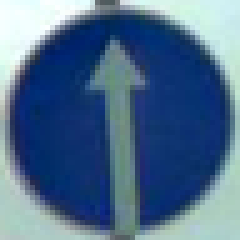
#> input picture Bardin_Petr/images/forw.png, 48 x 48 px, given in place of q1.png, which was not available (shown 5 times larger)
$ jupyter execute SIFT_basic.ipynb   (shell and % lines are left out)
#> lines starting #> are read from the running program, lines starting #| are printed output that depends on the picture; pictures that were not available may be replaced by others from this repository, and a replacement may not be noted
[cell 1]
#!pip install opencv-contrib-python
# !pip install pathos
# !pip list

[cell 2]

from sklearn.cluster import DBSCAN

import matplotlib.pyplot as plt
import numpy as np
import cv2

[cell 3]
set([1,2,3])-set([5])

[cell 4]
def vconcat(data):
    size = sum([max(im.shape) for im in data]) // len(data)
    return cv2.vconcat([cv2.resize(x, (size, size), interpolation=cv2.INTER_CUBIC) for x in data]), size, len(data)


def get_sign_by_h(h):
    print(h)
    return h // t_size

[cell 5]
# target = cv2.imread('c.png')
# base = cv2.imread('a.jpg')
target, t_size, t_cnt = vconcat([cv2.imread('q1.png'), cv2.imread('q2.png'), cv2.imread('q3.png')])
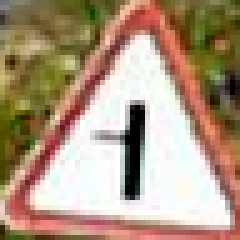
#> input picture Bardin_Petr/images/q2.png, 48 x 48 px, found by its file name (shown 5 times larger)
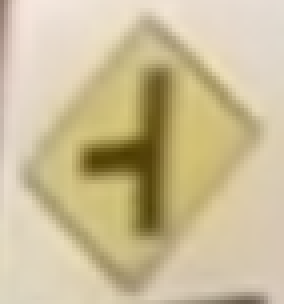
#> input picture Bardin_Petr/images/left.png, 71 x 76 px, given in place of q3.png, which was not available (shown 4 times larger)
#> in vconcat, `size = sum([max(im.shape) for im in data]) // len(data)`: size = 57
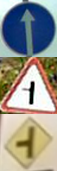
#> target: shape (171, 57, 3); mean of channels 0, 1, 2 140.3, 149.9, 152.2; drawn as B, G, R
#> t_size = 57; t_cnt = 3
base = cv2.imread('a1.jpg')
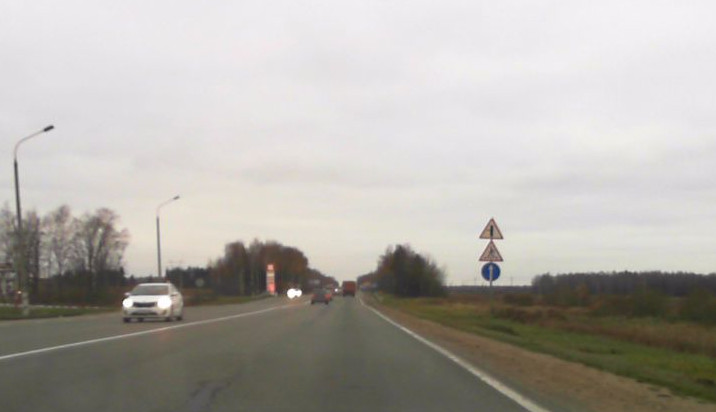
#> input picture Bardin_Petr/images/a1.jpg, 716 x 412 px, found by its file name
#> base is the input picture: shape (412, 716, 3); mean B, G, R 167.9, 173.7, 177.2
plt.imshow(target)

[cell 6]
sift = cv2.xfeatures2d.SIFT_create()

k1, d1 = sift.detectAndCompute(target, None)
#> k1 = 135 keypoints; strongest (x, y, size): (31, 102, 3.3), (32, 84, 3.1), (31, 90, 4.3), (29, 86, 2.7)
k2, d2 = sift.detectAndCompute(base, None)
#> k2 = 331 keypoints; strongest (x, y, size): (164, 302, 11.9), (299, 293, 4.1), (336, 290, 1.8), (405, 276, 38.3)

[cell 7]
from pprint import pprint as p

matches = cv2.FlannBasedMatcher(
    dict(algorithm=0, trees=5),
    dict(checks=50)
).knnMatch(d1, d2, k=2)
#> matches = 135 matches
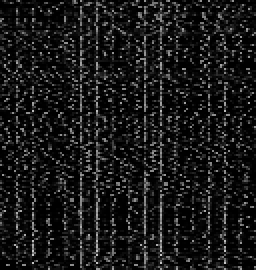
#> d1: shape (135, 128) float32 (shown 2 times larger); min 0, max 200, mean 24.5

matches = [i for (i, j) in matches if i.distance < 0.9 * j.distance]
#> matches = 32 matches

if len(matches) > 0:
    pts = np.float32([(k1[m.queryIdx].pt, k2[m.trainIdx].pt) for m in matches])
    # [5 lines of commented-out code are left out]

    sign_groups = np.int32(pts[:,0,1] // t_size)
#> sign_groups = 32 values, max 2 at index 3, min 0 at index 8, mean 0.969

    for g in range(t_cnt):
        data = pts[sign_groups == g]
        if data.shape[0] == 0: continue
        # print(g, data)
        # print(data[:,0,0])
        dst = data[:,1,:]

        db = DBSCAN(eps=0.1 * (sum(base.shape) // 2), min_samples=1).fit(dst)
        core_samples_mask = np.zeros_like(db.labels_, dtype=bool)
        core_samples_mask[db.core_sample_indices_] = True
        labels = db.labels_
        print(core_samples_mask, labels)


        n_clusters_ = len(set(labels)) - (1 if -1 in labels else 0)
        n_noise_ = list(labels).count(-1)

        plt.imshow(base)

        unique_labels = set(labels)
        colors = [plt.cm.Spectral(each)
                for each in np.linspace(0, 1, len(unique_labels))]
        for k, col in zip(unique_labels, colors):
            if k == -1:
                col = [0, 0, 0, 1]

            class_member_mask = ()

            xy = dst[(labels == k) & core_samples_mask]
            center = np.average(xy, axis=0)
            print(xy)
            print(center[:])
            plt.plot(center[:1], center[1:], 'o', markerfacecolor=tuple(col),
                    markeredgecolor='k', markersize=4)

        plt.scatter(data[:,1,0], data[:,1,1])

        plt.show()
#> this loop made 3 passes
#> (labels, n_clusters_) on passes 1, 3: ([0, 1, 2, 2, 3, 3], 4), ([0, 1, 1, 1, 2], 3)
#> n_clusters_ on pass 2: 3
#| [ True  True  True  True  True  True] [0 1 2 2 3 3]
#| [ True  True  True  True  True  True  True  True  True  True  True  True
#|   True  True  True  True  True  True  True  True  True] [0 1 1 1 2 1 1 1 1 1 1 1 1 2 2 2 1 2 1 2 1]
#| [ True  True  True  True  True] [0 1 1 1 2]
#> pass 1, `plt.show()`:
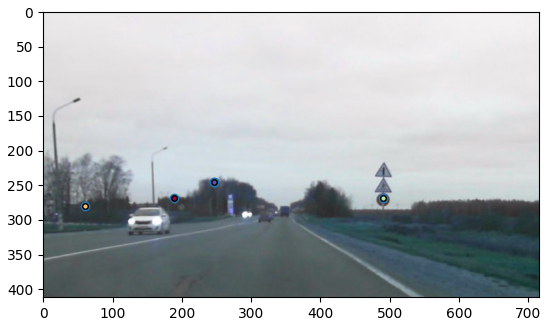
#> figure drawn by matplotlib, 1 panel; B, G, R data is drawn as R, G, B

[cell 8]
matches = cv2.FlannBasedMatcher(
    dict(algorithm=0, trees=5),
    dict(checks=50)
).knnMatch(d1, d2, k=2)
#> matches = 135 matches

matches = [i for (i, j) in matches if i.distance < 0.8 * j.distance]
#> matches = 9 matches
print(len(matches))
#| 9
if len(matches)>0:
    pts = np.float32([(k1[m.queryIdx].pt, k2[m.trainIdx].pt) for m in matches])
    print(pts)
#> (printed output is left out)

    groups = []
    for m in matches:
        p = k1[m.queryIdx].pt, k2[m.trainIdx].pt
#> this loop made 9 passes
#> p on passes 1 to 9: ((3.21, 95.38), (484.3, 383.9)), ((4.7, 97.98), (74.22, 307.2)), ((5.27, 81.76), (31.07, 275.3)), ((23.37, 22.9), (189.2, 268.2)), ((23.39, 11.26), (59.93, 279.8)), ((27.48, 17.78), (490.7, 267.9)), ((28.5, 86.23), (12.44, 161.5)), ((32.65, 18.8), (246.8, 245.3)), ((42.62, 125.6), (500.9, 229.9))
        # groups[]

    src_pts = np.float32([ k1[m.queryIdx].pt for m in matches ]).reshape(-1,1,2)
#> src_pts = [[3.21, 95.38], [4.7, 97.98], [5.27, 81.76], [23.37, 22.9], [23.39, 11.26], [27.48, 17.78], [28.5, 86.23], [32.65, 18.8], [42.62, 125.6]]
    dst_pts = np.float32([ k2[m.trainIdx].pt for m in matches ]).reshape(-1,1,2)
#> dst_pts = [[484.3, 383.9], [74.22, 307.2], [31.07, 275.3], [189.2, 268.2], [59.93, 279.8], [490.7, 267.9], [12.44, 161.5], [246.8, 245.3], [500.9, 229.9]]

    # [11 lines of commented-out code are left out]
    M, mask = cv2.findHomography(src_pts, dst_pts, cv2.RANSAC,5.0)
#> M = [[2.78, 0.46, -49.84], [-7.41, -2.53, 267.7], [-0.0277, -0.00949, 1]]; mask = [1, 0, 1, 1, 0, 1, 0, 0, 0]
    matchesMask = mask.ravel().tolist()
#> matchesMask = [1, 0, 1, 1, 0, 1, 0, 0, 0]
    # [20 lines of commented-out code are left out]

draw_params = dict(matchColor = (0,255,0), # draw matches in green color
                   singlePointColor = None,
                #    matchesMask = matchesMask, # draw only inliers
                   flags = 2)
img3 = cv2.drawMatches(target,k1,base,k2,matches,None,**draw_params)
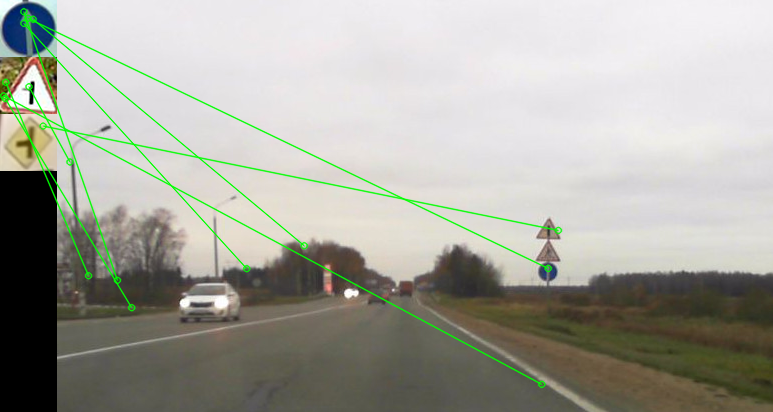
#> img3: shape (412, 773, 3); mean of channels 0, 1, 2 157.4, 166.6, 166.2; drawn as B, G, R

# img3 = cv2.line(img3, tuple(src_pts[0,0]), tuple(dst_pts[0,0] + 50), (0, 255, 0), 5)

plt.imshow(img3),plt.show()

# plt.imshow(
#     cv2.drawMatchesKnn(
#         target, k1,
#         base, k2,
#         matches,
#         None,
#         matchColor=(255, 0, 0),
#         matchesMask=mask,
#         flags = 0
#     )
# )

# plt.imshow(img)
